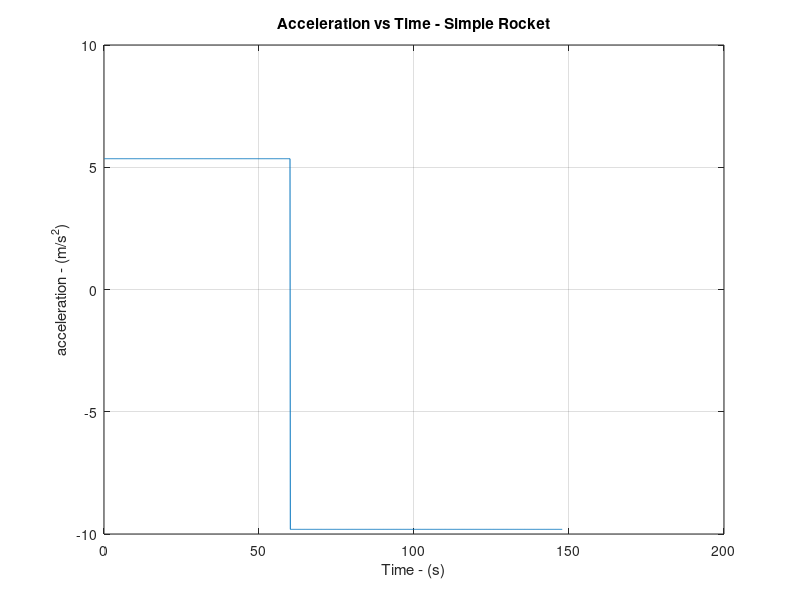
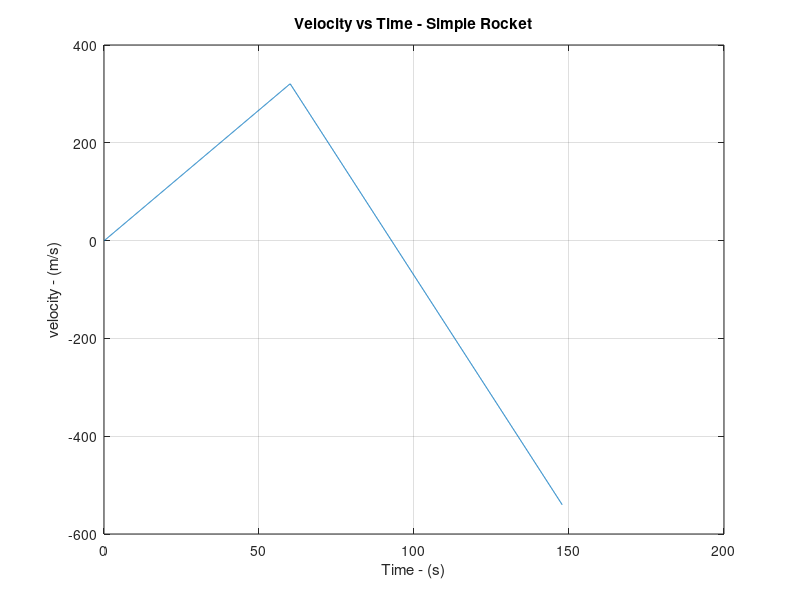
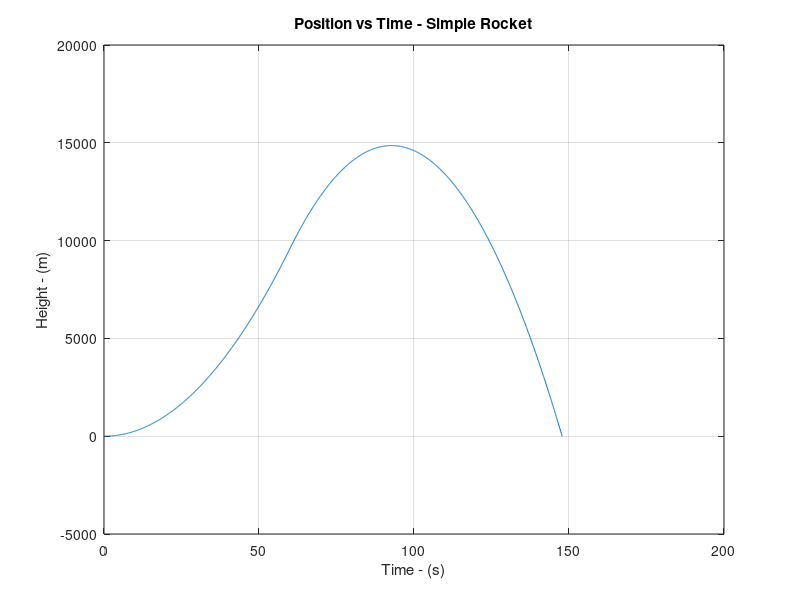

The MATLAB source for these figures, in order:
clear variables % clear any old variables in the workspace

close all % closes any plots open from previous runs

%List all the variables needed



massEmptyRocket = 1500; % kg

startingMassFuel = 7000; % kg

massHorse = 75; %kg

massTotal = massEmptyRocket + startingMassFuel +massHorse; % kg

engineThrust = 	130000; %N

gravity = 9.81; %m/s/s

density = 1.225; %kg/m3

dragCoeficient = .05;

drag = 0; % no drag

weight = massTotal * gravity; %Constant for now

dt = .1; % timeStep duration in seconds

endTime = 250; % Seconds

acceleration = zeros(1,endTime/dt); %Create empty vector of zeros for Acceleration Data the length of the simulation

time = zeros(1,endTime/dt);  ; %Create empty vector of zeros for time Data

burnTime = 60; %Time Engines are firing for.



%start a loop to calcualte our equations of motion at each Time Step



%positions must be integers so divide by dt and multiply at at the end 

for t = 1:1:(endTime/dt) %   t is the current TimeStep
%Equation of motion
    if t <= (burnTime/dt) %while the engines are firing
        acceleration(t) =  (engineThrust - drag - weight) /massTotal;
    else %when the engines have stopped firing
        acceleration(t) =  (-drag - weight) /massTotal;
    end
time(t) = t*dt; % update the time vector with the new time step
end



%take out of the for loop to optimize code, no reason to recompute each time 
%(just adding a dt bit), and discard the old result
%Calculate the velocity and Position, by integrating.
velocity = cumtrapz(time,acceleration);
position = cumtrapz(time,velocity);

%this the last useful step of the simulation
endOfUsefulData = 0;

%this is the max altitude
maxAltitude = -999999999999; 

%We now ITERATE the position until it is equal or less than 0
%we start ITERATING not from 0, but from a safe value, to avoid "matching" the initial condition
for t = 50:1:(endTime/dt) 
  pos = position(t);
  if pos <= 0
    endOfUsefulData = t;
    break %terminate the Iteration, we have finished here
  end
  
  if pos > maxAltitude
    maxAltitude = pos; 
   end
end

disp('This is the maximum altitude reached')
maxAltitude

%i have no idea what is the built in function to take a subarray
%do a copy of the original 

velocityOld = velocity;
positionOld = position;
accelerationOld = acceleration;


velocity = zeros(1,endOfUsefulData);
position  = zeros(1,endOfUsefulData);
acceleration  = zeros(1,endOfUsefulData);
time = zeros(1,endOfUsefulData);

for t = 1:1:endOfUsefulData
 velocity(t) = velocityOld(t);
 position(t)  = positionOld(t);
 acceleration(t) = accelerationOld(t);
 time(t) = t*dt;
end



%plot results



figure();

plot(time, acceleration)

title ('Acceleration vs Time - Simple Rocket')

xlabel('Time - (s)')

ylabel('acceleration - (m/s^2)')

grid on



figure();

plot(time, velocity)

title ('Velocity vs Time - Simple Rocket')

xlabel('Time - (s)')

ylabel('velocity - (m/s)')

grid on



figure();

plot(time, position)

title ('Position vs Time - Simple Rocket')

xlabel('Time - (s)')

ylabel('Height - (m)')

grid on